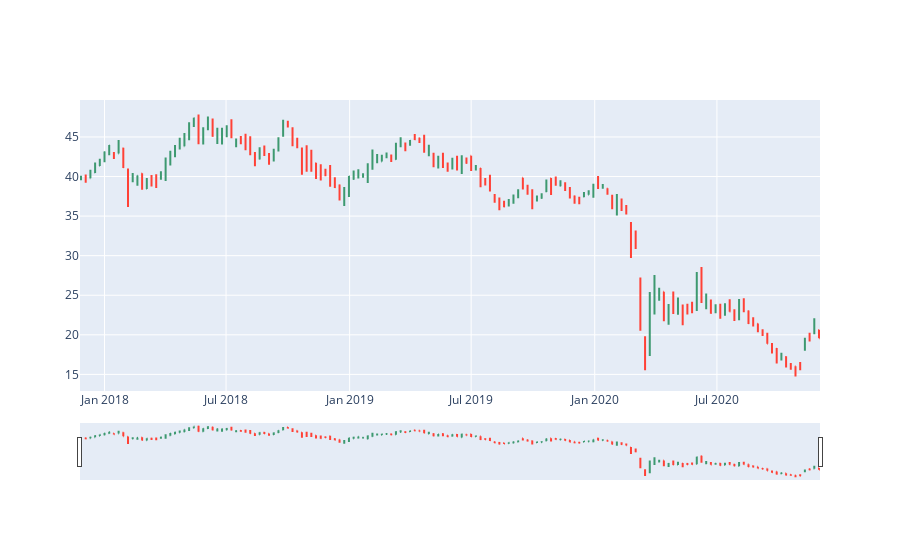

Source (notebook cell):
### Code cell
import plotly.graph_objects as go
fig = go.Figure(
    data=go.Ohlc(
        x=df.index,
        open=df["Open"],
        high=df["High"],
        low=df["Low"],
        close=df["Close"],
    )
)
fig.show()

### Figure 1 — Plotly figure (JSON) as saved in the notebook; plotly's stock layout.template omitted (floating-point values rounded to 4 significant figures; data arrays with more than 128 entries replaced by an {"elided": "..."} marker saying what was removed)
{"data": [{"close": {"elided": "170 float values"}, "high": {"elided": "170 float values"}, "low": {"elided": "170 float values"}, "open": {"elided": "170 float values"}, "type": "ohlc", "x": {"elided": "170 str values"}}], "layout": {}}
